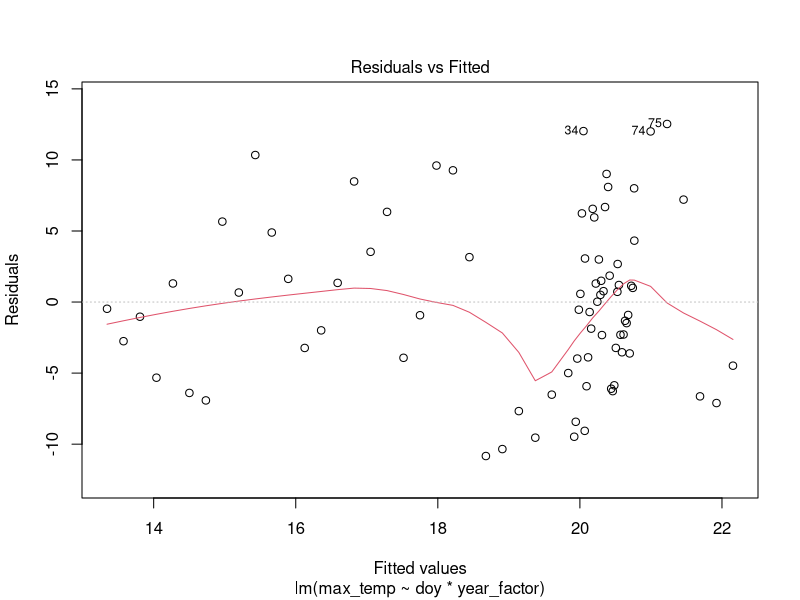
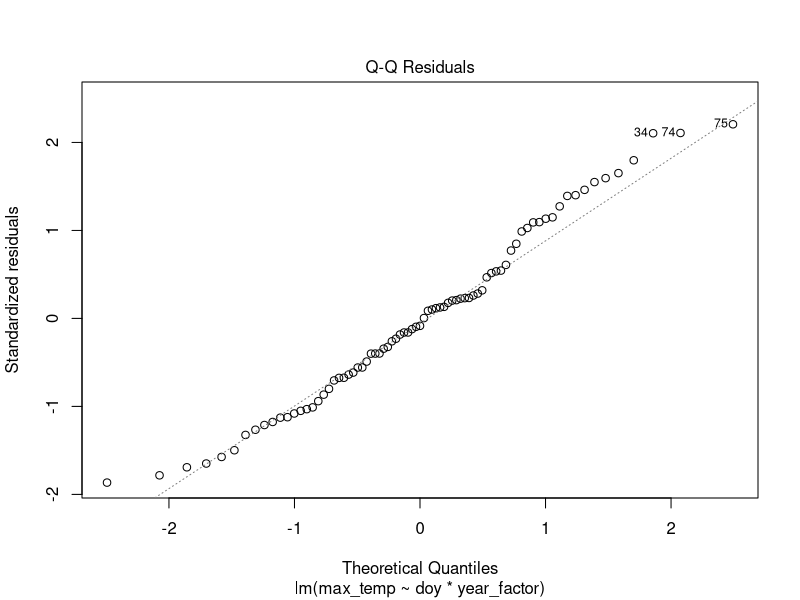
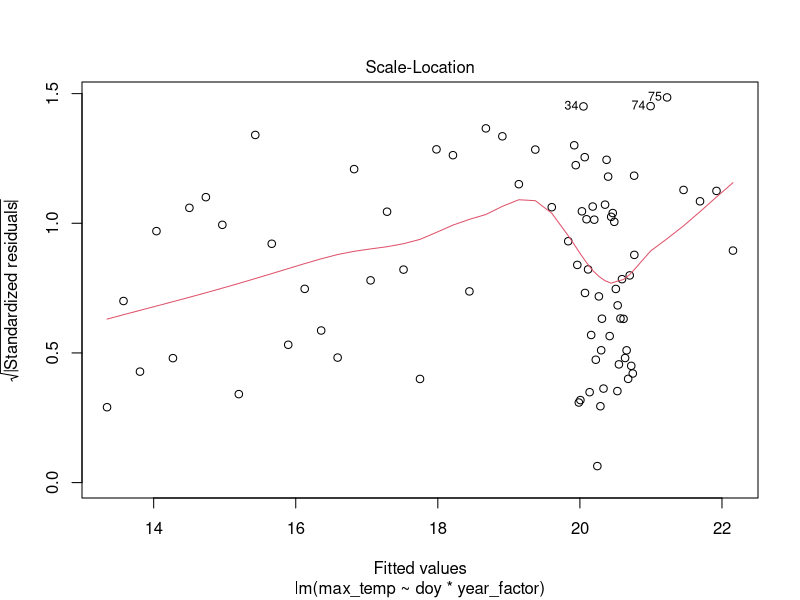
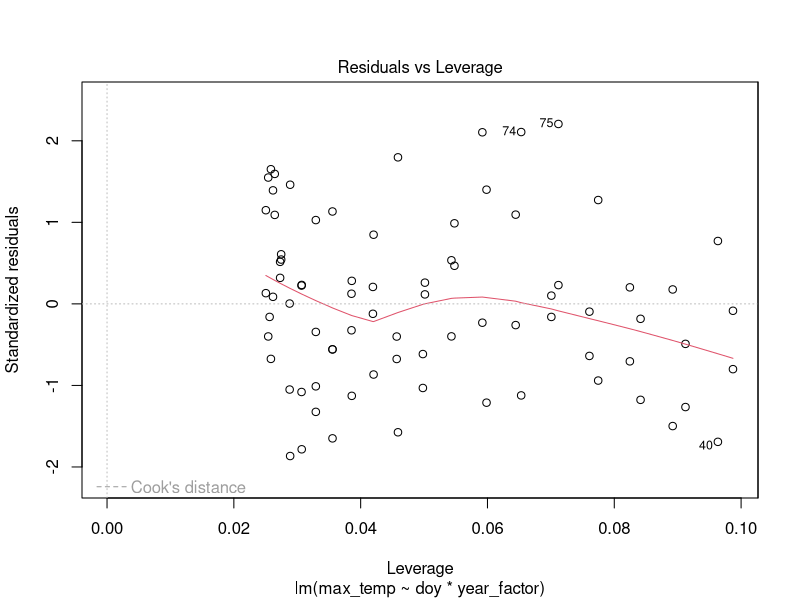
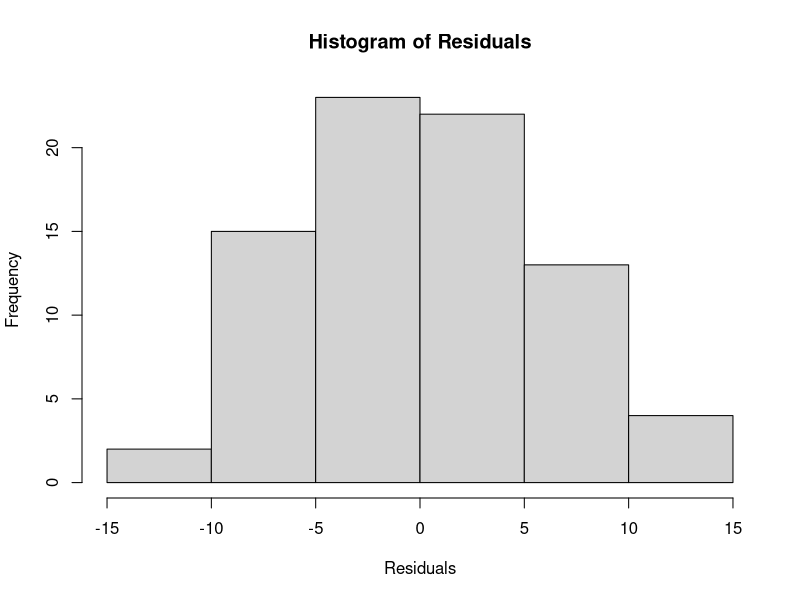

The R source for these figures, in order:
# RQ1 ANALYSIS
# FIGURE 2: WERE TEMPERATURES IN 2023 SIGNIFICANTLY HIGHER THAN 2024? 

# Load libraries----
library(ggplot2)
library(dplyr)
library(readxl)
library(tidyverse)



# LOAD DATA----
met_station_combined <- read_excel("datasets/climate_data/met_station_combined.xlsx")


# DATA PREPARATION----
# Filter data for 2023 and 2024
met_station_filtered <- met_station_combined %>%
  filter(year %in% c(2023, 2024))

# Calculate average temperature for each day of each year 
daily_avg_temp <- met_station_filtered %>%
  group_by(year, doy) %>%
  summarise(avg_temp = mean(air_temp, na.rm = TRUE))

# calculate max temp for each day of each year 
daily_max_temp <- met_station_filtered %>%
  group_by(year, doy) %>%
  summarise(max_temp = max(air_temp, na.rm = TRUE))

# DATA ANALYSIS 1.1----
# were temperature trends across summers of 2023 and 2024 significantly different?
daily_max_temp$year_factor <- factor(daily_max_temp$year)
model1 <- lm(max_temp ~ doy * year_factor, data = daily_max_temp)
summary(model1)

# 2023: actually relatively stable throughout the summer
# slope = -0.022 per day decrease in temp throughout season, essential flat/no trend
# p= 0.7888, not significant (but showing that temps remained high throughout the season)

# 2024: increasing summer temp trend at 0.232C per day-> significant p=0.0251
# evidence for gradual increasing trend in temps 

# significant interaction (p=0.0325)-> temp trend differs significantly between years


# DATA ANALYSIS 1.2----
# do average summer temps differ between 2023 and 2024, i.e. was 2023 significantly warmer?
# simple t-test 
t.test(max_temp ~ year_factor, data = daily_max_temp)

# 2023: mean max temp = 20.34C
# 2024: mean max temp = 17.75C
# difference of 2.59C but only marginally significant p=0.065 (not quite below 0.05 threshold)
# trending towards 2023 summer being warmer than 2024
# 2023 summer averaged 2.6°C warmer than 2024, though this difference was marginally non-significant (p = 0.065)
# CHECK ASSUMPTIONS----
# only required for 1.1

# Check normality of residuals
residuals <- model1$residuals
shapiro.test(residuals)
# NORMAL p=0.2094

# Check homogeneity of variances
library(car)
leveneTest(max_temp ~ year_factor, data = daily_max_temp)
# Welch test actually good to use here as variances are unequal - use welch test

bartlett.test(max_temp ~ year_factor, data = daily_max_temp)

plot(model1)# Residuals vs Fitted
hist(residuals,main = "Histogram of Residuals", xlab = "Residuals")
